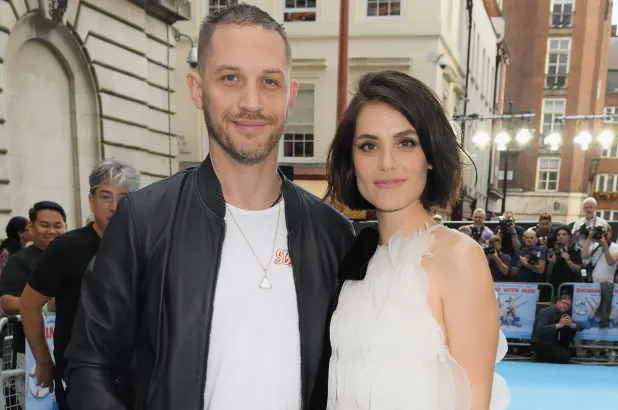
#> input picture hardy.webp, 618 x 410 px
$ python Face_Detector.py
#> lines starting #> are read from the running program, lines starting #| are printed output that depends on the picture; after the words box and inside, x2 and y2 are one past the last pixel; in counts of white or black regions, pixels touching at a corner belong together
from random import randrange
import cv2
trained_face_data = cv2.CascadeClassifier('haarcascade_frontalface_default.xml')
img = cv2.imread('hardy.webp')
#> img is the input picture: shape (410, 618, 3); mean B, G, R 118.9, 127.6, 136.2
grayscaled_img = cv2.cvtColor(img, cv2.COLOR_BGR2GRAY)
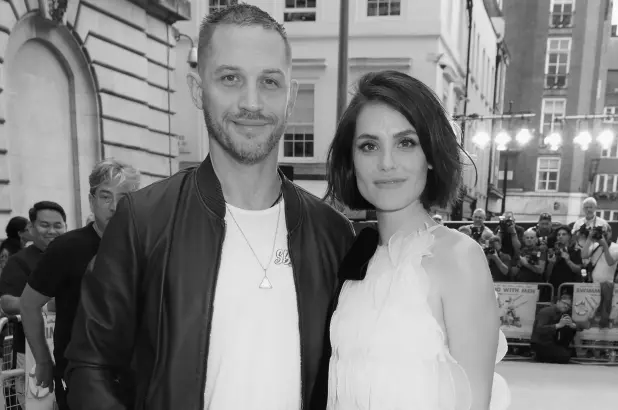
#> grayscaled_img: shape (410, 618); min 0, max 255, mean 129.1
face_coordinates = trained_face_data.detectMultiScale(grayscaled_img)
#> face_coordinates = [[32, 213, 32, 32], [340, 109, 95, 95], [191, 36, 117, 117]]
for (x,y,w,h) in face_coordinates:
    cv2.rectangle(img, (x,y), (x+w,y+h), (randrange(256),randrange(256),randrange(256)), 3)
#> this loop made 3 passes
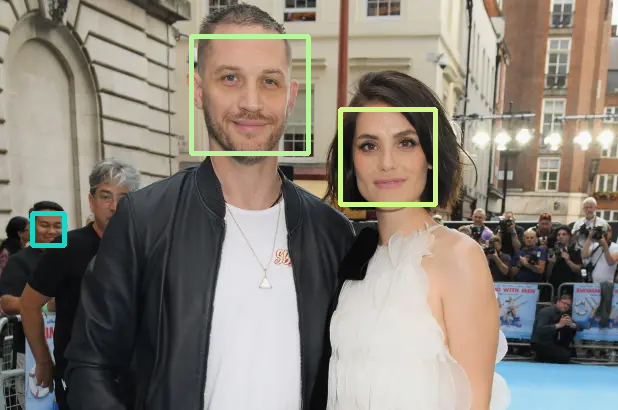
#> img: shape (410, 618, 3); 1.91% of pixels changed, all inside (x1, y1, x2, y2) = (30, 34, 438, 248)
#print(face_coordinates)
cv2.imshow('Clever Programmer Face Detector', img)
cv2.waitKey()
print("Code Completed")
